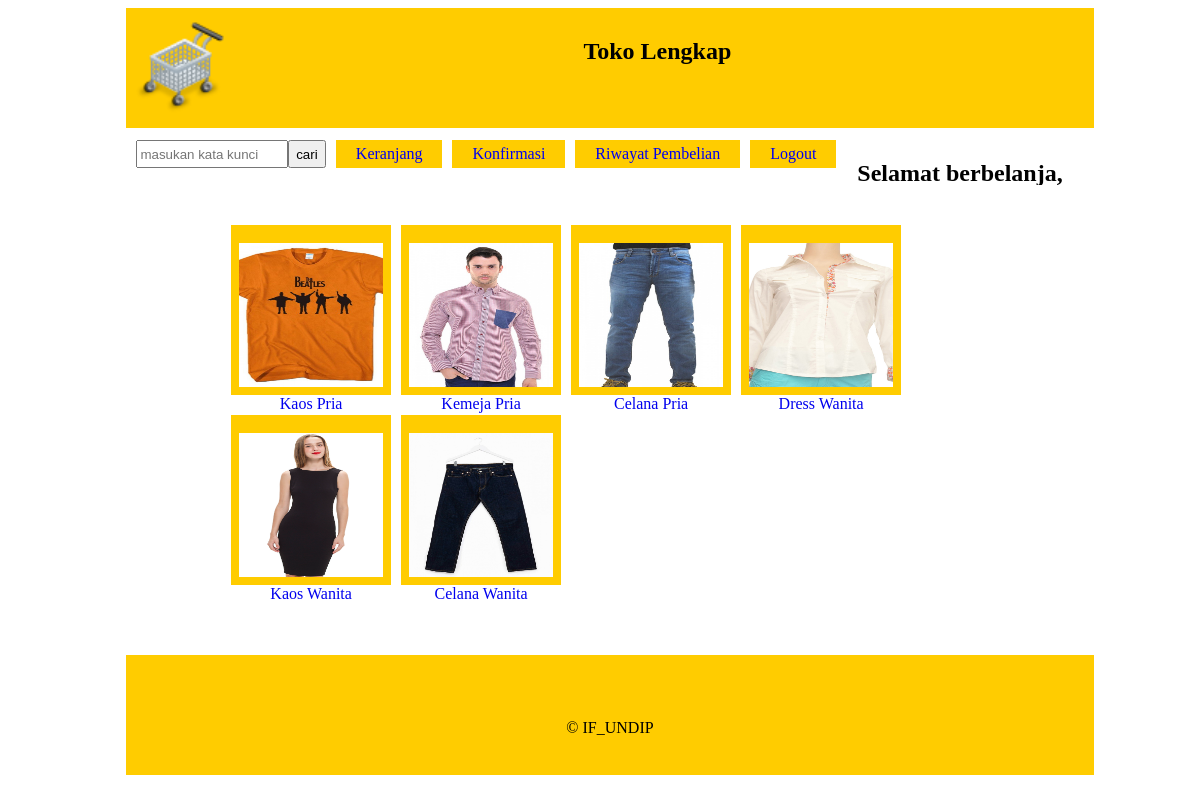
The app's page /index_masuk.php (signed in) with its own data.
### tables this page shows
CREATE TABLE IF NOT EXISTS `kategori` (
  `idkategori` int(11) NOT NULL,
  `nama` varchar(30) NOT NULL,
  `file_gambar` varchar(100) NOT NULL,
  PRIMARY KEY (`idkategori`)
);

### index_masuk.php (the view, shortened to what this page needs)
<html>
	<head>
	<?php require_once ("db_connect.php");
		$con = new mysqli($db_host, $db_user, $db_pass,$db_name);
			$query = " SELECT * FROM kategori";
			$result = $con->query($query);
	?>
	<link href="assets/global.css" rel="stylesheet">
	</head>
	<body>
		<center>
		<div id="wrapper">
			<div id="header">
				<img class="logo" src="Shopping_Cart.png"/><h2>Toko Lengkap</h2>
			</div>
			<div id="navigasi">
				<div class="form_cari">
					<form>
						<input class="input_form" type="text" name="input_cari" placeholder="masukan kata kunci"/>
						<input class="submit_form" type="submit" value="cari" name="submit_cari">
					</form>
				</div>
				<div class="tombol"><a href="keranjang.php">Keranjang</a></div>
				<div class="tombol"><a href="detail_pesanan.php">Konfirmasi</a></div>
				<div class="tombol"><a href="riwayat_pembelian.php">Riwayat Pembelian</a></div>
				<div class="tombol"><a href="logout.php">Logout</a></div>
				<h2>Selamat berbelanja,
				</h2>
			</div>
			<div id="isi">
				<div class="isi_1">
					<?php
					while ($row = $result->fetch_array()){
					echo '<div class="isi_1_1"><a href="list_perkategori.php?idkategori='.$row['idkategori'].'"><img class="gambar_detail" src="'.$row['file_gambar'].'"/></a><br><br><a href="list_perkategori.php?idkategori='.$row['idkategori'].'">'.$row['nama'].'</a></div>';
					}?>
				</div>
			</div>
			<div id="kaki">
				<br><br><br><center>&copy IF_UNDIP</center>
			</div>
		</div>
		</center>
	</body>
</html>

### assets/global.css (style rules this page uses)
a { text-decoration:none }
#wrapper { width:80%; background:yellow }
#header { width:100%; float:left; background:#FFCC00; height:100px; padding:10px; }
.logo { float:left; width:10%; height:auto; }
#navigasi { width:100%; float:left; margin:2px 0px 0px 0px; height:35px; padding:10px; }
.form_cari { height:80%; width:20%; float:left; }
.input_form { width:80%; height:100%; float:left; }
.submit_form { float:left; width:20%; height:100%; }
.tombol { float:left; padding:5px 20px; background:#FFCC00; margin:0px 0px 0px 10px; }
.isi_1 { width:80%; height:auto; background:#FFCC00; margin:20px 0px 0px 0px; clear:both; }
.isi_1_1 { width:160px; height:160px; background:#FFCC00; float:left; margin:10px 10px 10px 0px; padding-top:10px; }
#isi { width:100%; float:left; background:#ffff; padding:10px }
#kaki { height:100px; width:100%; float:left; background:#FFCC00; padding:10px; margin-top:50px; }
.gambar_detail { width:90%; height:90%; margin:5%; float:left; }

### records on screen
kategori: file_gambar (picture), nama "Kaos Pria"
kategori: file_gambar (picture), nama "Kemeja Pria"
kategori: file_gambar (picture), nama "Celana Pria"
kategori: file_gambar (picture), nama "Dress Wanita"
kategori: file_gambar (picture), nama "Kaos Wanita"
kategori: file_gambar (picture), nama "Celana Wanita"
